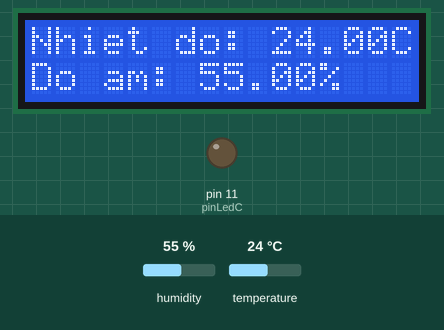
Bench run of a sketch on a simulated Arduino Uno, built with avr-gcc and run on an emulated ATmega328P. Shown: 16×2 character LCD, output pins drawn as LEDs (lit = HIGH). Dashed ring = blinking. Inputs (shaded band) come from the test bench; at power-on: temperature 24 °C, humidity 55 %.

Above: at 16.2 s.
16.3 s: temperature set to 29 °C
At 17.6 s:
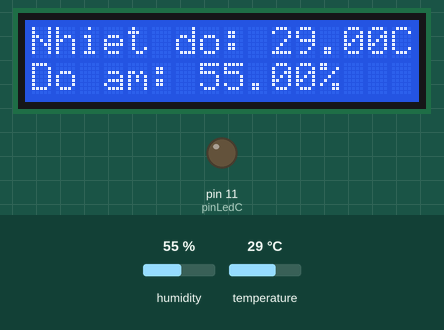
18.6 s: temperature set to 32 °C
At 19.48 s:
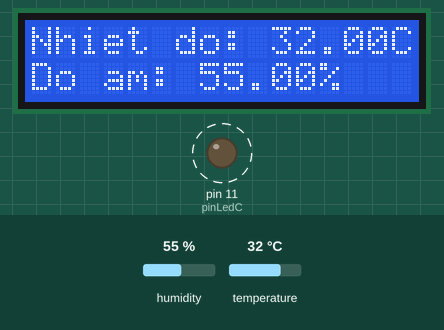
22.1 s: humidity set to 22 %
At 23.8 s:
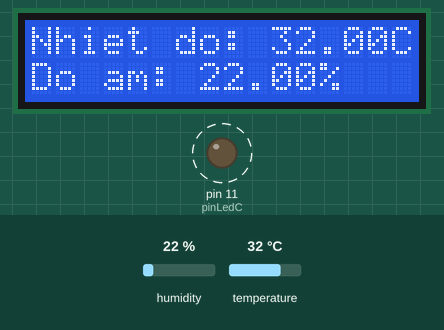
24.8 s: temperature set to 12 °C
At 25.6 s:
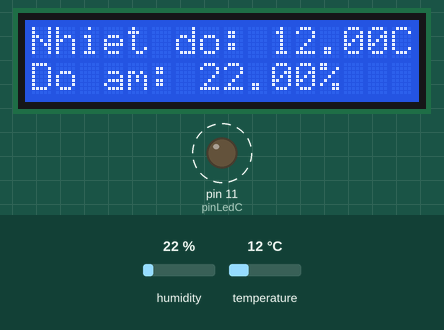
Timing chart, 0 to 27.8 s (numbered marks = the images above; inputs shaded):
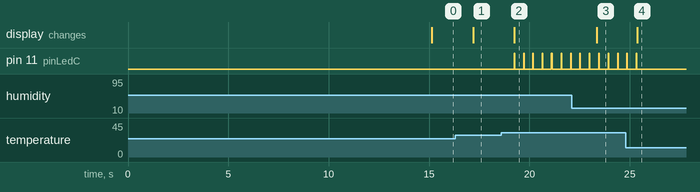

Measured:
- the behaviour switches between 30 and 31 °C on temperature (found by bisection; images 1 and 2)
- after the input at 16.3 s, the display: changes after 0.89 s (image 1)
- after the input at 18.6 s, pin 11 (pinLedC): alternates HIGH for 0.03 s and LOW for 0.43 s, starting after 0.64 s; the display: changes after 0.64 s (image 2)
- after the input at 22.1 s, the display: changes after 1.2 s (image 3)
- after the input at 24.8 s, pin 11 (pinLedC): goes on until 25.3 s, then stays LOW; the display: changes after 0.58 s (image 4)

The sketch:

Cau2_a.ino
```cpp
#include <Wire.h>
#include <LiquidCrystal_I2C.h>

#include "DHT.h"
#define DHTPIN 8

#define DHTTYPE DHT11

#define pinLedC 11

DHT dht(DHTPIN, DHTTYPE);

LiquidCrystal_I2C lcd(0x27,16,2);  // set the LCD address to 0x27 for a 16 chars and 2 line display

bool ledState = LOW;
unsigned long time_ledC = 0;

void setup() {
  lcd.init();
  lcd.backlight();
  // Hiểm thị MSSV, Họ tên và xóa giá trị  đó sau 15s
  lcd.setCursor(0,0);
  lcd.print("21022008");
  lcd.setCursor(0,1);
  lcd.print("Nguyen Huu Tho");
  delay(15000);
  lcd.clear();

  dht.begin();

  pinMode(pinLedC, OUTPUT);
}

void loop() {
  long cur_time = millis();
  float h = dht.readHumidity();
  float t = dht.readTemperature();

  // Hiểm thị nhiệt độ, độ ẩm
  lcd.setCursor(0,0);
  lcd.print("Nhiet do: ");
  lcd.print(t);
  lcd.print("C");
  lcd.setCursor(0,1);
  lcd.print("Do am: ");
  lcd.print(h);
  lcd.print("%");

  // Nếu nhiệt độ lớn hơn 30 thì Led C sáng tắt tuần tự trong 2s không sử dụng delay
  if(t > 30){
    if(cur_time - time_ledC > 200){
      ledState = !ledState;
      digitalWrite(pinLedC, ledState);
      time_ledC = millis();
    } else {
      digitalWrite(pinLedC, LOW);
    }
  }
}
```
